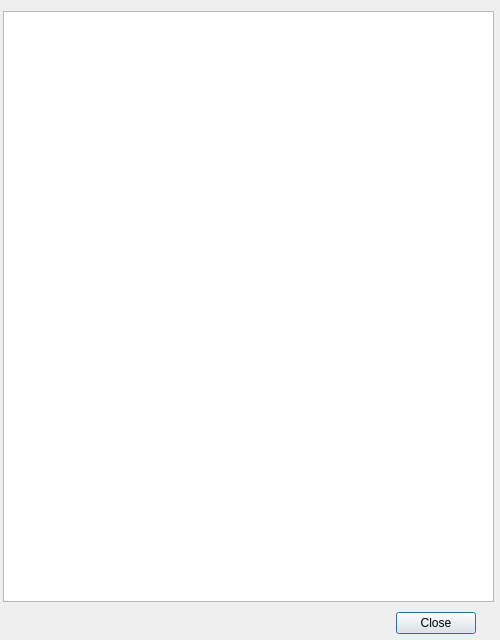
<?xml version="1.0" encoding="UTF-8"?>
<ui version="4.0">
 <class>info_window</class>
 <widget class="QDialog" name="info_window">
  <property name="geometry">
   <rect>
    <x>0</x>
    <y>0</y>
    <width>500</width>
    <height>640</height>
   </rect>
  </property>
  <property name="windowTitle">
   <string>License</string>
  </property>
  <widget class="QTextEdit" name="info_window_text">
   <property name="geometry">
    <rect>
     <x>3</x>
     <y>11</y>
     <width>491</width>
     <height>591</height>
    </rect>
   </property>
  </widget>
  <widget class="QDialogButtonBox" name="buttonBox">
   <property name="geometry">
    <rect>
     <x>300</x>
     <y>610</y>
     <width>176</width>
     <height>27</height>
    </rect>
   </property>
   <property name="standardButtons">
    <set>QDialogButtonBox::Close</set>
   </property>
  </widget>
 </widget>
 <resources/>
 <connections>
  <connection>
   <sender>buttonBox</sender>
   <signal>clicked(QAbstractButton*)</signal>
   <receiver>info_window</receiver>
   <slot>close()</slot>
   <hints>
    <hint type="sourcelabel">
     <x>387</x>
     <y>623</y>
    </hint>
    <hint type="destinationlabel">
     <x>239</x>
     <y>319</y>
    </hint>
   </hints>
  </connection>
 </connections>
</ui>
